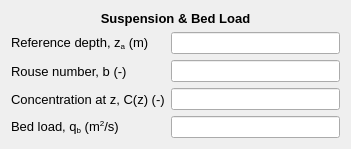
           <widget class="QWidget" name="formLayoutWidget_7">
            <property name="geometry">
             <rect>
              <x>410</x>
              <y>270</y>
              <width>351</width>
              <height>139</height>
             </rect>
            </property>
            <layout class="QFormLayout" name="formLayout_8">
             <item row="0" column="0" colspan="2">
              <widget class="QLabel" name="materialProperties_lbl_2">
               <property name="font">
                <font>
                 <family>MS Shell Dlg 2</family>
                 <pointsize>10</pointsize>
                 <weight>75</weight>
                 <bold>true</bold>
                </font>
               </property>
               <property name="text">
                <string>&lt;html&gt;&lt;head/&gt;&lt;body&gt;&lt;p align=&quot;center&quot;&gt;Suspension &amp;amp; Bed Load&lt;/p&gt;&lt;/body&gt;&lt;/html&gt;</string>
               </property>
              </widget>
             </item>
             <item row="1" column="0">
              <widget class="QLabel" name="za_lbl">
               <property name="font">
                <font>
                 <family>MS Shell Dlg 2</family>
                 <pointsize>10</pointsize>
                </font>
               </property>
               <property name="text">
                <string>&lt;html&gt;&lt;head/&gt;&lt;body&gt;&lt;p&gt;Reference depth, z&lt;span style=&quot; vertical-align:sub;&quot;&gt;a&lt;/span&gt; (m)&lt;/p&gt;&lt;/body&gt;&lt;/html&gt;</string>
               </property>
              </widget>
             </item>
             <item row="1" column="1">
              <widget class="QLineEdit" name="za_txt">
               <property name="readOnly">
                <bool>true</bool>
               </property>
              </widget>
             </item>
             <item row="2" column="0">
              <widget class="QLabel" name="rouse_lbl">
               <property name="font">
                <font>
                 <family>MS Shell Dlg 2</family>
                 <pointsize>10</pointsize>
                </font>
               </property>
               <property name="text">
                <string>Rouse number, b (-)</string>
               </property>
              </widget>
             </item>
             <item row="2" column="1">
              <widget class="QLineEdit" name="rouse_txt">
               <property name="readOnly">
                <bool>true</bool>
               </property>
              </widget>
             </item>
             <item row="3" column="0">
              <widget class="QLabel" name="concentration_lbl">
               <property name="font">
                <font>
                 <family>MS Shell Dlg 2</family>
                 <pointsize>10</pointsize>
                </font>
               </property>
               <property name="text">
                <string>Concentration at z, C(z) (-)</string>
               </property>
              </widget>
             </item>
             <item row="3" column="1">
              <widget class="QLineEdit" name="concentration_txt">
               <property name="readOnly">
                <bool>true</bool>
               </property>
              </widget>
             </item>
             <item row="4" column="0">
              <widget class="QLabel" name="qb_lbl">
               <property name="font">
                <font>
                 <family>MS Shell Dlg 2</family>
                 <pointsize>10</pointsize>
                </font>
               </property>
               <property name="text">
                <string>&lt;html&gt;&lt;head/&gt;&lt;body&gt;&lt;p&gt;Bed load, q&lt;span style=&quot; vertical-align:sub;&quot;&gt;b&lt;/span&gt; (m&lt;span style=&quot; vertical-align:super;&quot;&gt;2&lt;/span&gt;/s)&lt;/p&gt;&lt;/body&gt;&lt;/html&gt;</string>
               </property>
              </widget>
             </item>
             <item row="4" column="1">
              <widget class="QLineEdit" name="qb_txt">
               <property name="readOnly">
                <bool>true</bool>
               </property>
              </widget>
             </item>
            </layout>
           </widget>
